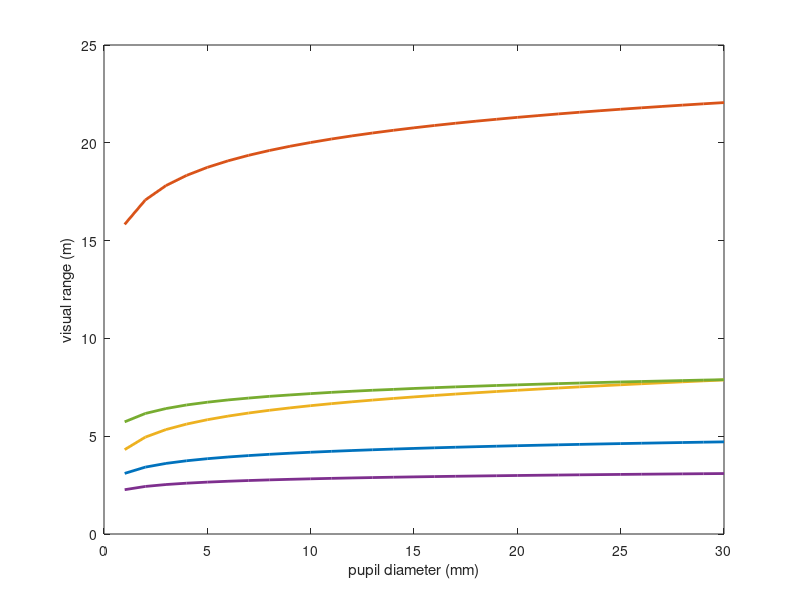

Here is the MATLAB script that generated this plot: (Note: this script raises an error after producing the figure.)
close all;
clear all;

load('aquaticRangeSensitivity'); load('pupilSizevsRangeConstantDepth_River');
linewidthdef=2;

figure();
plot(pupilValues*10^3,visualRangeSensitivity(:,:,1),'linewidth',linewidthdef);
hold on;
plot(pupilValues*10^3,visualRange_River(:,1,1),'linewidth',linewidthdef);
xlabel('pupil diameter (mm)'); ylabel('visual range (m)')

 key={'high turbidity up @8m','clear up @8m','absorption dominated up @8m','scattering dominated up @8m',...
     'baseline up @8m'};
    
    columnlegend(2,key,'location','north',...
        'fontsize',8)
    
figure();
plot(pupilValues*10^3,visualRangeSensitivity(:,:,2),'linewidth',linewidthdef);
hold on;
plot(pupilValues*10^3,visualRange_River(:,1,2),'linewidth',linewidthdef);
xlabel('pupil diameter (mm)'); ylabel('visual range (m)')

 key={'high turbidity hor @8m','clear hor @8m','absorption dominated hor @8m','scattering dominated hor @8m',...
     'baseline hor @8m'};
    
    columnlegend(2,key,'location','north',...
        'fontsize',8)